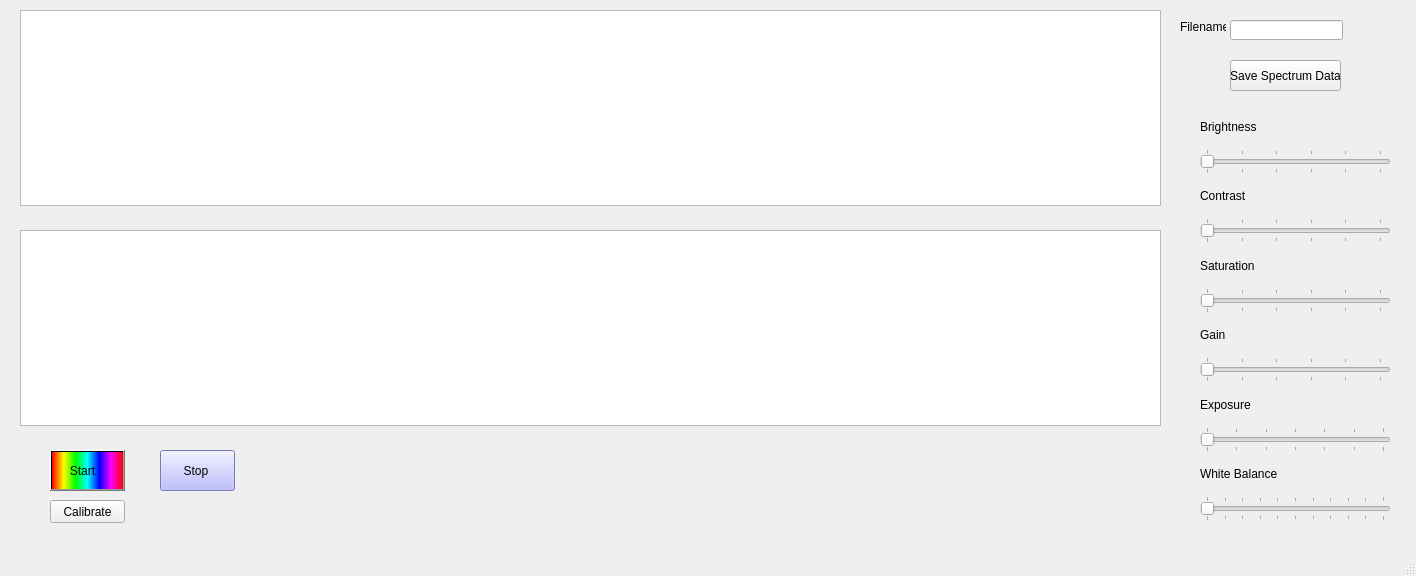
<?xml version="1.0" encoding="UTF-8"?>
<ui version="4.0">
 <class>MainWindow</class>
 <widget class="QMainWindow" name="MainWindow">
  <property name="geometry">
   <rect>
    <x>0</x>
    <y>0</y>
    <width>1416</width>
    <height>576</height>
   </rect>
  </property>
  <property name="windowTitle">
   <string>MainWindow</string>
  </property>
  <property name="tabShape">
   <enum>QTabWidget::Rounded</enum>
  </property>
  <widget class="QWidget" name="centralwidget">
   <widget class="GraphicsView" name="figure1">
    <property name="geometry">
     <rect>
      <x>20</x>
      <y>10</y>
      <width>1141</width>
      <height>196</height>
     </rect>
    </property>
   </widget>
   <widget class="PlotWidget" name="figure2">
    <property name="geometry">
     <rect>
      <x>20</x>
      <y>230</y>
      <width>1141</width>
      <height>196</height>
     </rect>
    </property>
    <property name="frameShape">
     <enum>QFrame::StyledPanel</enum>
    </property>
    <property name="frameShadow">
     <enum>QFrame::Sunken</enum>
    </property>
   </widget>
   <widget class="QPushButton" name="buttonStart">
    <property name="geometry">
     <rect>
      <x>50</x>
      <y>450</y>
      <width>75</width>
      <height>41</height>
     </rect>
    </property>
    <property name="styleSheet">
     <string notr="true">background-color: rgb(170, 170, 255);
background-color: qlineargradient(spread:pad, x1:0, y1:0, x2:1, y2:0, stop:0 rgba(255, 0, 0, 255), stop:0.166 rgba(255, 255, 0, 255), stop:0.333 rgba(0, 255, 0, 255), stop:0.5 rgba(0, 255, 255, 255), stop:0.666 rgba(0, 0, 255, 255), stop:0.833 rgba(255, 0, 255, 255), stop:1 rgba(255, 0, 0, 255));
font: 10pt &quot;Calibri&quot;;</string>
    </property>
    <property name="text">
     <string>Start   </string>
    </property>
   </widget>
   <widget class="QPushButton" name="buttonStop">
    <property name="geometry">
     <rect>
      <x>160</x>
      <y>450</y>
      <width>75</width>
      <height>41</height>
     </rect>
    </property>
    <property name="styleSheet">
     <string notr="true">background-color: rgb(170, 170, 255);
border-color: rgb(255, 0, 0);
border-color: rgb(0, 0, 0);
font: 10pt &quot;Calibri&quot;;</string>
    </property>
    <property name="text">
     <string>Stop </string>
    </property>
   </widget>
   <widget class="QWidget" name="gridLayoutWidget">
    <property name="geometry">
     <rect>
      <x>1200</x>
      <y>110</y>
      <width>191</width>
      <height>411</height>
     </rect>
    </property>
    <layout class="QGridLayout" name="gridLayout">
     <item row="2" column="0">
      <widget class="QSlider" name="sliderBright">
       <property name="maximum">
        <number>255</number>
       </property>
       <property name="orientation">
        <enum>Qt::Horizontal</enum>
       </property>
       <property name="invertedAppearance">
        <bool>false</bool>
       </property>
       <property name="tickPosition">
        <enum>QSlider::TicksBothSides</enum>
       </property>
       <property name="tickInterval">
        <number>50</number>
       </property>
      </widget>
     </item>
     <item row="5" column="0">
      <widget class="QSlider" name="sliderCont">
       <property name="maximum">
        <number>255</number>
       </property>
       <property name="orientation">
        <enum>Qt::Horizontal</enum>
       </property>
       <property name="tickPosition">
        <enum>QSlider::TicksBothSides</enum>
       </property>
       <property name="tickInterval">
        <number>50</number>
       </property>
      </widget>
     </item>
     <item row="9" column="0">
      <widget class="QSlider" name="sliderGain">
       <property name="maximum">
        <number>255</number>
       </property>
       <property name="orientation">
        <enum>Qt::Horizontal</enum>
       </property>
       <property name="tickPosition">
        <enum>QSlider::TicksBothSides</enum>
       </property>
       <property name="tickInterval">
        <number>50</number>
       </property>
      </widget>
     </item>
     <item row="7" column="0">
      <widget class="QSlider" name="sliderSat">
       <property name="maximum">
        <number>255</number>
       </property>
       <property name="orientation">
        <enum>Qt::Horizontal</enum>
       </property>
       <property name="tickPosition">
        <enum>QSlider::TicksBothSides</enum>
       </property>
       <property name="tickInterval">
        <number>50</number>
       </property>
      </widget>
     </item>
     <item row="13" column="0">
      <widget class="QLabel" name="label_6">
       <property name="text">
        <string>White Balance</string>
       </property>
      </widget>
     </item>
     <item row="14" column="0">
      <widget class="QSlider" name="sliderWB">
       <property name="maximum">
        <number>10000</number>
       </property>
       <property name="singleStep">
        <number>500</number>
       </property>
       <property name="pageStep">
        <number>1000</number>
       </property>
       <property name="orientation">
        <enum>Qt::Horizontal</enum>
       </property>
       <property name="tickPosition">
        <enum>QSlider::TicksBothSides</enum>
       </property>
       <property name="tickInterval">
        <number>1000</number>
       </property>
      </widget>
     </item>
     <item row="12" column="0">
      <widget class="QSlider" name="sliderExpo">
       <property name="minimum">
        <number>1</number>
       </property>
       <property name="maximum">
        <number>7</number>
       </property>
       <property name="orientation">
        <enum>Qt::Horizontal</enum>
       </property>
       <property name="tickPosition">
        <enum>QSlider::TicksBothSides</enum>
       </property>
       <property name="tickInterval">
        <number>1</number>
       </property>
      </widget>
     </item>
     <item row="10" column="0">
      <widget class="QLabel" name="label_5">
       <property name="text">
        <string>Exposure</string>
       </property>
      </widget>
     </item>
     <item row="0" column="0">
      <widget class="QLabel" name="label">
       <property name="text">
        <string>Brightness</string>
       </property>
      </widget>
     </item>
     <item row="8" column="0">
      <widget class="QLabel" name="label_4">
       <property name="text">
        <string>Gain</string>
       </property>
      </widget>
     </item>
     <item row="6" column="0">
      <widget class="QLabel" name="label_2">
       <property name="text">
        <string>Saturation</string>
       </property>
      </widget>
     </item>
     <item row="3" column="0">
      <widget class="QLabel" name="label_3">
       <property name="text">
        <string>Contrast</string>
       </property>
      </widget>
     </item>
    </layout>
   </widget>
   <widget class="QPushButton" name="buttonGrab">
    <property name="geometry">
     <rect>
      <x>1230</x>
      <y>60</y>
      <width>111</width>
      <height>31</height>
     </rect>
    </property>
    <property name="text">
     <string>Save Spectrum Data</string>
    </property>
   </widget>
   <widget class="QLineEdit" name="lineFilename">
    <property name="geometry">
     <rect>
      <x>1230</x>
      <y>20</y>
      <width>113</width>
      <height>20</height>
     </rect>
    </property>
   </widget>
   <widget class="QLabel" name="label_7">
    <property name="geometry">
     <rect>
      <x>1180</x>
      <y>20</y>
      <width>46</width>
      <height>13</height>
     </rect>
    </property>
    <property name="text">
     <string>Filename:</string>
    </property>
   </widget>
   <widget class="QPushButton" name="buttonCalibrate">
    <property name="geometry">
     <rect>
      <x>50</x>
      <y>500</y>
      <width>75</width>
      <height>23</height>
     </rect>
    </property>
    <property name="text">
     <string>Calibrate</string>
    </property>
   </widget>
  </widget>
  <widget class="QMenuBar" name="menubar">
   <property name="geometry">
    <rect>
     <x>0</x>
     <y>0</y>
     <width>1416</width>
     <height>21</height>
    </rect>
   </property>
  </widget>
  <widget class="QStatusBar" name="statusbar"/>
 </widget>
 <customwidgets>
  <customwidget>
   <class>PlotWidget</class>
   <extends>QGraphicsView</extends>
   <header>pyqtgraph</header>
  </customwidget>
  <customwidget>
   <class>GraphicsView</class>
   <extends>QGraphicsView</extends>
   <header location="global">pyqtgraph</header>
  </customwidget>
 </customwidgets>
 <tabstops>
  <tabstop>figure1</tabstop>
  <tabstop>sliderGain</tabstop>
  <tabstop>buttonStart</tabstop>
  <tabstop>sliderExpo</tabstop>
  <tabstop>figure2</tabstop>
  <tabstop>sliderSat</tabstop>
  <tabstop>sliderCont</tabstop>
  <tabstop>sliderBright</tabstop>
  <tabstop>buttonStop</tabstop>
  <tabstop>sliderWB</tabstop>
 </tabstops>
 <resources/>
 <connections/>
</ui>
